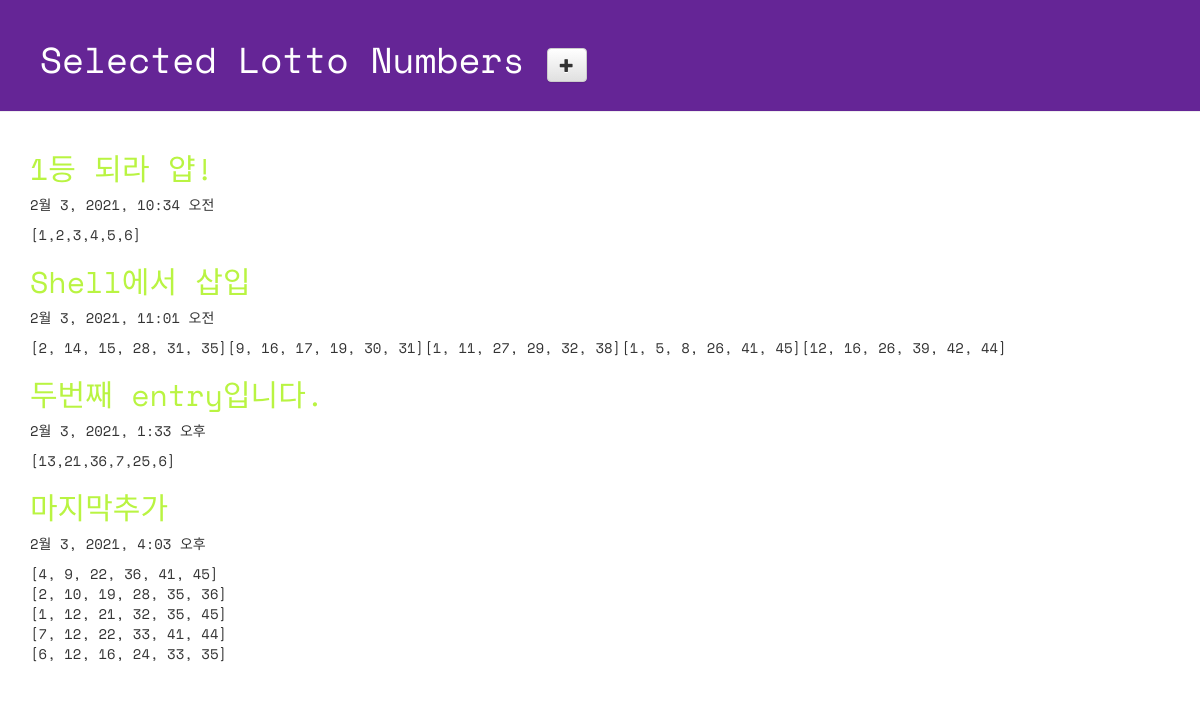
Page /lotto/ on the committed database.
### lotto/models.py (models this page shows, shortened)
class GuessNumbers(models.Model):
    name = models.CharField(max_length=24)
    text = models.CharField(max_length=255)
    lottos = models.CharField(max_length=255, default='[1,2,3,4,5,6]')
    num_lotto = models.IntegerField(default=5)
    update_date = models.DateTimeField()
    def __str__(self):
        return "pk {} : {} - {}".format(self.pk, self.name, self.text) # pk는 자동생성

### lotto/views.py (the view)
# urls.py: path('lotto/', views.index, name='index_name'),
def index(request):
    lottos = GuessNumbers.objects.all()
    return render(request, 'lotto/default.html', {'lottos':lottos})

### lotto/templates/lotto/default.html (shortened to what this page needs)
<!DOCTYPE html>
{% load staticfiles %}
<html lang="ko">
<head>
 <link rel="stylesheet" href="//maxcdn.bootstrapcdn.com/bootstrap/3.2.0/css/bootstrap.min.css">
 <link rel="stylesheet" href="//maxcdn.bootstrapcdn.com/bootstrap/3.2.0/css/bootstrap-theme.min.css">
 <link rel='stylesheet' href="{% static 'css/lotto.css' %}">
</head>
<body>
 <div class="page-header">
 <h1>
	Selected Lotto Numbers
   <a href="{% url 'new_lotto' %}">
     <span class="glyphicon glyphicon-plus btn btn-default"></span>
   </a>
 </h1>
 </div>
 <div class="container lotto">
   {% for lotto in lottos %}
     <h2> <a href="{% url 'detail' lottokey=lotto.pk %}""></a> {{lotto.text}}</h2>
     <p>{{lotto.update_date}}</p>
     <p>{{lotto.lottos | linebreaksbr}}</p>
   {% endfor %}
 </div>
</body>
</html>

### lotto/static/css/lotto.css (style rules this page uses)
.page-header { background-color: #652596; margin-top: 0; padding: 20px 20px 20px 40px; font-family: 'Space Mono', monospace; }
.page-header h1 { color: #FFFFFF; }
.container { font-family: 'Space Mono', monospace; }
.container h2 { color: #B9F442; }

### rows in the picture
GuessNumbers: text "1등 되라 얍!", update_date "2월 3, 2021, 10:34 오전", lottos "[1,2,3,4,5,6]"
GuessNumbers: text "Shell에서 삽입", update_date "2월 3, 2021, 11:01 오전", lottos "[2, 14, 15, 28, 31, 35][9, 16, 17, 19, 30, 31][1, 11, 27, 29, 32, 38][1, 5, 8, 26, 41, 45][12, 16, 26, 39, 42, 44]"
GuessNumbers: text "두번째 entry입니다.", update_date "2월 3, 2021, 1:33 오후", lottos "[13,21,36,7,25,6]"
GuessNumbers: text "마지막추가", update_date "2월 3, 2021, 4:03 오후", lottos "[4, 9, 22, 36, 41, 45] [2, 10, 19, 28, 35, 36] [1, 12, 21, 32, 35, 45] [7, 12, 22, 33, 41, 44] [6, 12, 16, 24, 33, 35]"
